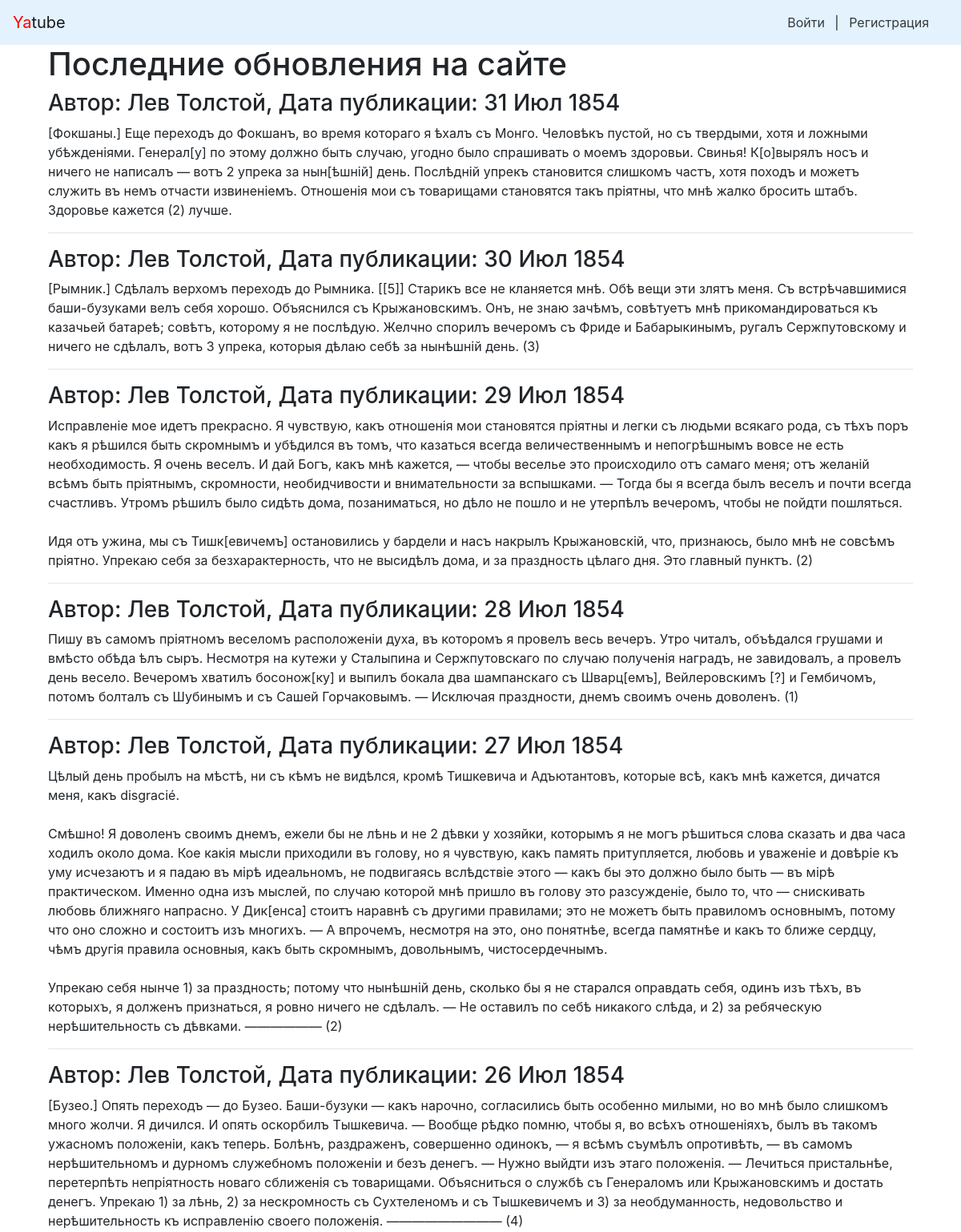
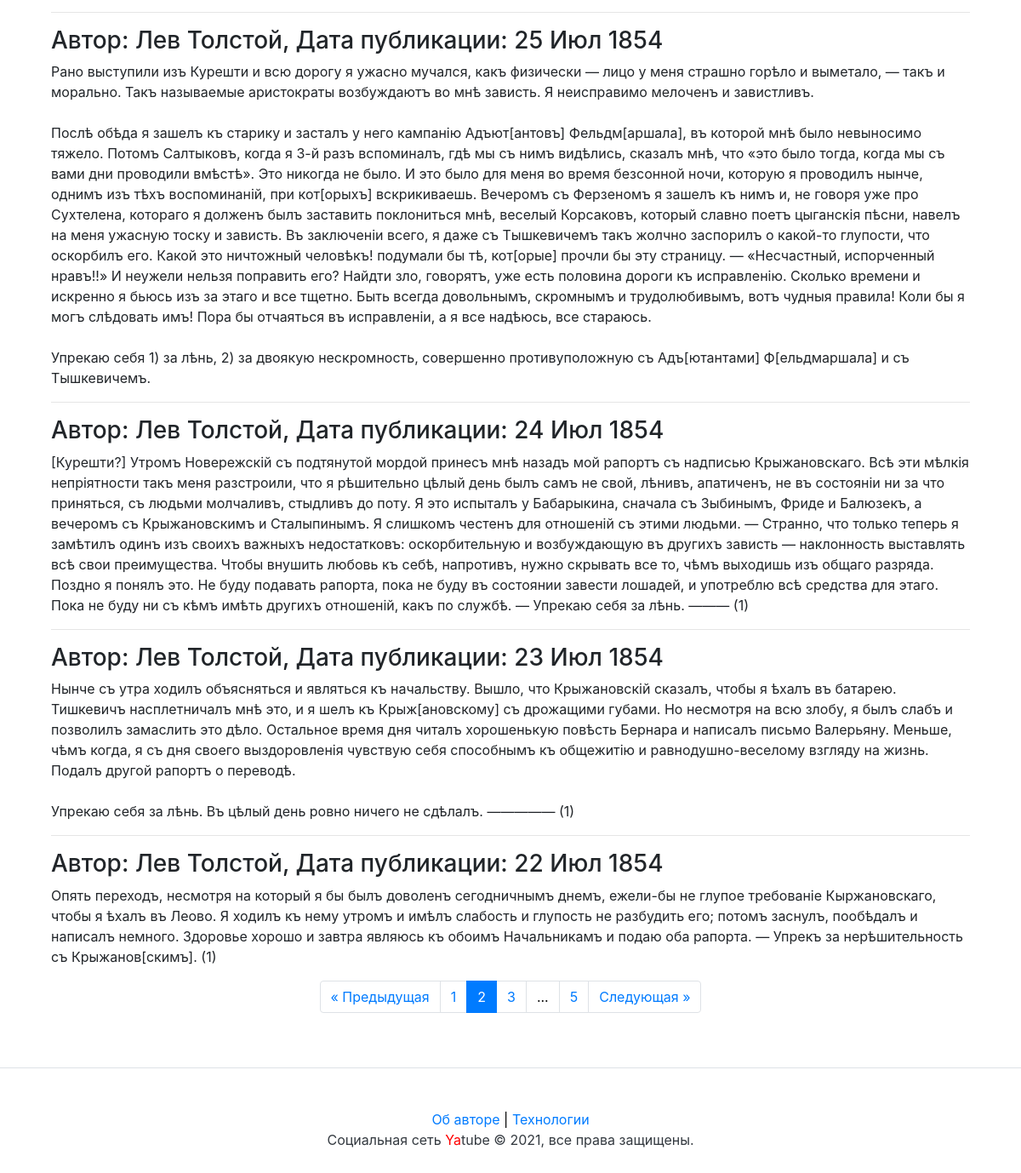
Screenshot of /?page=2 with the database file from the repository (2 pictures, top to bottom).
### posts/models.py (models this page shows, shortened)
class Post(models.Model):
    text = models.TextField(
        verbose_name='Текст',
        help_text='Текст вашего поста.',
    )
    pub_date = models.DateTimeField(
        auto_now_add=True,
        verbose_name='Дата публикации',
    )
    author = models.ForeignKey(
        User,
        on_delete=models.CASCADE,
        verbose_name='Автор',
        related_name='posts',
    )
    group = models.ForeignKey(
        Group,
        blank=True,
        null=True,
        on_delete=models.SET_NULL,
        verbose_name='Группа',
        related_name='posts',
        help_text=('Тематическая группа. Группы создают администраторы. '
                   'Можно не выбирать.')
    )
    class Meta:
        verbose_name = 'Пост'
        verbose_name_plural = 'Посты'
        ordering = ('-pub_date',)

### posts/views.py (the view)
# urls.py: path('', views.index, name='index'),
def index(request):
    post_list = Post.objects.select_related('author')
    context = my_paginator(
        post_list,
        request.GET.get('page'),
    )
    return render(request, 'posts/index.html', context)

### posts/views.py (called while the page is built)
def my_paginator(
        page_list,
        page_number,
        dcount=DELTA_PAGE_COUNT,
        count=MAX_PAGE_COUNT,
):
    paginator = Paginator(page_list, count)
    page = paginator.get_page(page_number)
    from_page = max(page.number - dcount, 2)
    to_page = min(page.number + dcount, paginator.num_pages - 1)
    return {
        'from_page': from_page,
        'to_page': to_page,
        'page': page,
    }

### yatube/context_processors.py (called while the page is built)
def year(request):
    year = dt.today().year
    return {
        'year': year
    }

### templates/posts/index.html (shortened to what this page needs)
{% extends "base.html" %}
{% block header %}Последние обновления на сайте{% endblock %}
{% block content %}
  {% for post in page %}
    <h3>
      Автор: {{ post.author.get_full_name }},
      Дата публикации: {{ post.pub_date|date:"d M Y" }}
    </h3>
    <p>{{ post.text|linebreaksbr }}</p>
    {% if not forloop.last %}<hr>{% endif %}
  {% endfor %}
  {% include "includes/paginator.html" %}
{% endblock %}

### rows the page displays
Post: author.get_full_name "Лев Толстой", pub_date "31 Июл 1854", text "[Фокшаны.] Еще переходъ до Фокшанъ, во время котораго я ѣхалъ съ Монго. Человѣкъ пустой, но съ твердыми, хотя и ложными убѣжденіями. Генерал[у] по этому должно быть случаю, угодно было спрашивать о моемъ здоровьи. Свинья! К[о]вырялъ носъ и ничего не написалъ — вотъ 2 упрека за нын[ѣшній] день. Послѣдній упрекъ становится слишкомъ частъ, хотя походъ и можетъ служить въ немъ отчасти извиненіемъ. Отношенія мои съ товарищами становятся такъ пріятны, что мнѣ жалко бросить штабъ. Здоровье кажется (2) лучше."
Post: author.get_full_name "Лев Толстой", pub_date "30 Июл 1854", text "[Рымник.] Сдѣлалъ верхомъ переходъ до Рымника. [[5]] Старикъ все не кланяется мнѣ. Обѣ вещи эти злятъ меня. Съ встрѣчавшимися баши-бузуками велъ себя хорошо. Объяснился съ Крыжановскимъ. Онъ, не знаю зачѣмъ, совѣтуетъ мнѣ прикомандироваться къ казачьей батареѣ; совѣтъ, которому я не послѣдую. Желчно спорилъ вечеромъ съ Фриде и Бабарыкинымъ, ругалъ Сержпутовскому и ничего не сдѣлалъ, вотъ 3 упрека, которыя дѣлаю себѣ за нынѣшній день. (3)"
Post: author.get_full_name "Лев Толстой", pub_date "29 Июл 1854", text "Исправленіе мое идетъ прекрасно. Я чувствую, какъ отношенія мои становятся пріятны и легки съ людьми всякаго рода, съ тѣхъ поръ какъ я рѣшился быть скромнымъ и убѣдился въ томъ, что казаться всегда величественнымъ и непогрѣшнымъ вовсе не есть необходимость. Я очень веселъ. И дай Богъ, какъ мнѣ кажется, — чтобы веселье это происходило отъ самаго меня; отъ желаній всѣмъ быть пріятнымъ, скромности, необидчивости и внимательности за вспышками. — Тогда бы я всегда былъ веселъ и почти всегда счастливъ. Утромъ рѣшилъ было сидѣть дома, позаниматься, но дѣло не пошло и не утерпѣлъ вечеромъ, чтобы не пойдти пошляться. Идя отъ ужина, мы съ Тишк[евичемъ] остановились у бардели и насъ накрылъ…"
Post: author.get_full_name "Лев Толстой", pub_date "28 Июл 1854", text "Пишу въ самомъ пріятномъ веселомъ расположеніи духа, въ которомъ я провелъ весь вечеръ. Утро читалъ, объѣдался грушами и вмѣсто обѣда ѣлъ сыръ. Несмотря на кутежи у Сталыпина и Сержпутовскаго по случаю полученія наградъ, не завидовалъ, а провелъ день весело. Вечеромъ хватилъ босонож[ку] и выпилъ бокала два шампанскаго съ Шварц[емъ], Вейлеровскимъ [?] и Гембичомъ, потомъ болталъ съ Шубинымъ и съ Сашей Горчаковымъ. — Исключая праздности, днемъ своимъ очень доволенъ. (1)"
Post: author.get_full_name "Лев Толстой", pub_date "27 Июл 1854", text "Цѣлый день пробылъ на мѣстѣ, ни съ кѣмъ не видѣлся, кромѣ Тишкевича и Адъютантовъ, которые всѣ, какъ мнѣ кажется, дичатся меня, какъ disgracié. Смѣшно! Я доволенъ своимъ днемъ, ежели бы не лѣнь и не 2 дѣвки у хозяйки, которымъ я не могъ рѣшиться слова сказать и два часа ходилъ около дома. Кое какія мысли приходили въ голову, но я чувствую, какъ память притупляется, любовь и уваженіе и довѣріе къ уму исчезаютъ и я падаю въ мірѣ идеальномъ, не подвигаясь вслѣдствіе этого — какъ бы это должно было быть — въ мірѣ практическом. Именно одна изъ мыслей, по случаю которой мнѣ пришло въ голову это разсужденіе, было то, что — снискивать любовь ближняго напрасно. У Дик[енса] стоитъ наравнѣ съ другими…"
Post: author.get_full_name "Лев Толстой", pub_date "26 Июл 1854", text "[Бузео.] Опять переходъ — до Бузео. Баши-бузуки — какъ нарочно, согласились быть особенно милыми, но во мнѣ было слишкомъ много жолчи. Я дичился. И опять оскорбилъ Тышкевича. — Вообще рѣдко помню, чтобы я, во всѣхъ отношеніяхъ, былъ въ такомъ ужасномъ положеніи, какъ теперь. Болѣнъ, раздраженъ, совершенно одинокъ, — я всѣмъ съумѣлъ опротивѣть, — въ самомъ нерѣшительномъ и дурномъ служебномъ положеніи и безъ денегъ. — Нужно выйдти изъ этаго положенія. — Лечиться пристальнѣе, перетерпѣть непріятность новаго сближенія съ товарищами. Объясниться о службѣ съ Генераломъ или Крыжановскимъ и достать денегъ. Упрекаю 1) за лѣнь, 2) за нескромность съ Сухтеленомъ и съ Тышкевичемъ и 3) за…"
Post: author.get_full_name "Лев Толстой", pub_date "25 Июл 1854", text "Рано выступили изъ Курешти и всю дорогу я ужасно мучался, какъ физически — лицо у меня страшно горѣло и выметало, — такъ и морально. Такъ называемые аристократы возбуждаютъ во мнѣ зависть. Я неисправимо мелоченъ и завистливъ. Послѣ обѣда я зашелъ къ старику и засталъ у него кампанію Адъют[антовъ] Фельдм[аршала], въ которой мнѣ было невыносимо тяжело. Потомъ Салтыковъ, когда я 3-й разъ вспоминалъ, гдѣ мы съ нимъ видѣлись, сказалъ мнѣ, что «это было тогда, когда мы съ вами дни проводили вмѣстѣ». Это никогда не было. И это было для меня во время безсонной ночи, которую я проводилъ нынче, однимъ изъ тѣхъ воспоминаній, при кот[орыхъ] вскрикиваешь. Вечеромъ съ Ферзеномъ я зашелъ къ нимъ и, не…"
Post: author.get_full_name "Лев Толстой", pub_date "24 Июл 1854", text "[Курешти?] Утромъ Новережскій съ подтянутой мордой принесъ мнѣ назадъ мой рапортъ съ надписью Крыжановскаго. Всѣ эти мѣлкія непріятности такъ меня разстроили, что я рѣшительно цѣлый день былъ самъ не свой, лѣнивъ, апатиченъ, не въ состояніи ни за что приняться, съ людьми молчаливъ, стыдливъ до поту. Я это испыталъ у Бабарыкина, сначала съ Зыбинымъ, Фриде и Балюзекъ, а вечеромъ съ Крыжановскимъ и Сталыпинымъ. Я слишкомъ честенъ для отношеній съ этими людьми. — Странно, что только теперь я замѣтилъ одинъ изъ своихъ важныхъ недостатковъ: оскорбительную и возбуждающую въ другихъ зависть — наклонность выставлять всѣ свои преимущества. Чтобы внушить любовь къ себѣ, напротивъ, нужно скрывать все…"
Post: author.get_full_name "Лев Толстой", pub_date "23 Июл 1854", text "Нынче съ утра ходилъ объясняться и являться къ начальству. Вышло, что Крыжановскій сказалъ, чтобы я ѣхалъ въ батарею. Тишкевичъ насплетничалъ мнѣ это, и я шелъ къ Крыж[ановскому] съ дрожащими губами. Но несмотря на всю злобу, я былъ слабъ и позволилъ замаслить это дѣло. Остальное время дня читалъ хорошенькую повѣсть Бернара и написалъ письмо Валерьяну. Меньше, чѣмъ когда, я съ дня своего выздоровленія чувствую себя способнымъ къ общежитію и равнодушно-веселому взгляду на жизнь. Подалъ другой рапортъ о переводѣ. Упрекаю себя за лѣнь. Въ цѣлый день ровно ничего не сдѣлалъ. ————— (1)"
Post: author.get_full_name "Лев Толстой", pub_date "22 Июл 1854", text "Опять переходъ, несмотря на который я бы былъ доволенъ сегодничнымъ днемъ, ежели-бы не глупое требованіе Кыржановскаго, чтобы я ѣхалъ въ Леово. Я ходилъ къ нему утромъ и имѣлъ слабость и глупость не разбудить его; потомъ заснулъ, пообѣдалъ и написалъ немного. Здоровье хорошо и завтра являюсь къ обоимъ Начальникамъ и подаю оба рапорта. — Упрекъ за нерѣшительность съ Крыжанов[скимъ]. (1)"

### other values shown
{{ i }} "2"
{{ i }} "3"
{{ i }} "5"
